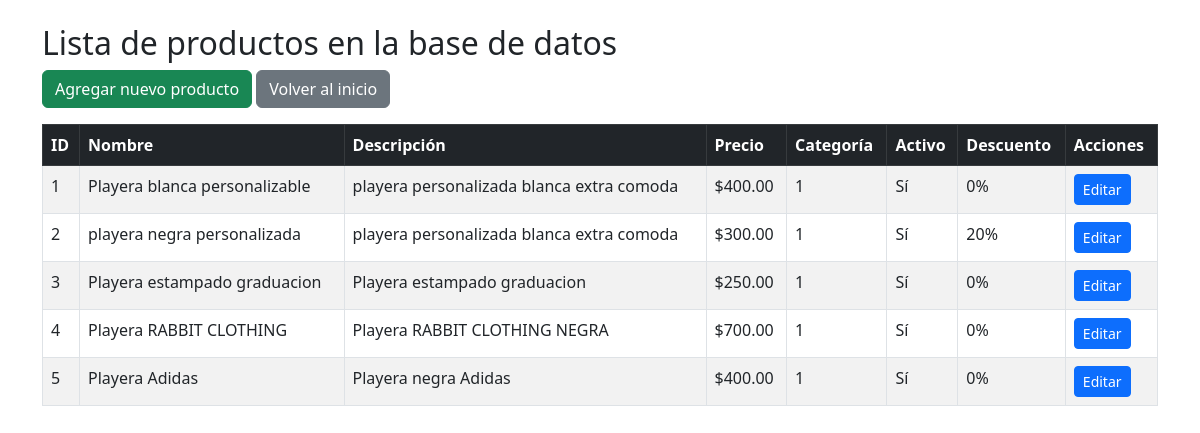
Screenshot of /admin/visualizar.php with the database file from the repository.
### tables this page shows
CREATE TABLE productos (
        id INTEGER PRIMARY KEY AUTOINCREMENT,
        nombre TEXT NOT NULL,
        descrpcion TEXT NOT NULL,
        precio REAL NOT NULL,
        id_categoria INTEGER NOT NULL,
        activo INTEGER NOT NULL,
        descuento INTEGER NOT NULL
    );

### admin/visualizar.php (the view, shortened to what this page needs)
<?php
$db = new Database();
$con = $db->conectar();
$sql = $con->query("SELECT * FROM productos ORDER BY id ASC");
$productos = $sql->fetchAll(PDO::FETCH_ASSOC);
?>
<!DOCTYPE html>
<html lang="es">
<head>
    <link href="https://cdn.jsdelivr.net/npm/bootstrap@5.3.0/dist/css/bootstrap.min.css" rel="stylesheet">
</head>
<body class="container py-4">
    <h2>Lista de productos en la base de datos</h2>
    <a href="add.php" class="btn btn-success mb-3">Agregar nuevo producto</a>
    <a href="../index.php" class="btn btn-secondary mb-3">Volver al inicio</a>
    <?php if (count($productos) > 0): ?>
        <table class="table table-bordered table-striped">
            <thead class="table-dark">
                <tr>
                    <th>ID</th>
                    <th>Nombre</th>
                    <th>Descripción</th>
                    <th>Precio</th>
                    <th>Categoría</th>
                    <th>Activo</th>
                    <th>Descuento</th>
                    <th>Acciones</th>
                </tr>
            </thead>
            <tbody>
                <?php foreach ($productos as $producto): ?>
                    <tr>
                        <td><?php echo $producto['id']; ?></td>
                        <td><?php echo htmlspecialchars($producto['nombre']); ?></td>
                        <td><?php echo htmlspecialchars($producto['descrpcion']); ?></td>
                        <td>$<?php echo number_format($producto['precio'], 2); ?></td>
                        <td><?php echo $producto['id_categoria']; ?></td>
                        <td><?php echo $producto['activo'] ? 'Sí' : 'No'; ?></td>
                        <td><?php echo $producto['descuento']; ?>%</td>
                        <td>
                            <a href="editar.php?id=<?php echo $producto['id']; ?>" class="btn btn-sm btn-primary">Editar</a>
                        </td>
                    </tr>
                <?php endforeach; ?>
            </tbody>
        </table>
    <?php else: ?>
        <p class="alert alert-warning">No hay productos registrados.</p>
    <?php endif; ?>
</body>
</html>

### rows the page displays
productos: id "1", nombre "Playera blanca personalizable", descrpcion "playera personalizada blanca extra comoda", precio "400.00", id_categoria "1", activo "Sí", descuento "0"
productos: id "2", nombre "playera negra personalizada", descrpcion "playera personalizada blanca extra comoda", precio "300.00", id_categoria "1", activo "Sí", descuento "20"
productos: id "3", nombre "Playera estampado graduacion", descrpcion "Playera estampado graduacion", precio "250.00", id_categoria "1", activo "Sí", descuento "0"
productos: id "4", nombre "Playera RABBIT CLOTHING", descrpcion "Playera RABBIT CLOTHING NEGRA", precio "700.00", id_categoria "1", activo "Sí", descuento "0"
productos: id "5", nombre "Playera Adidas", descrpcion "Playera negra Adidas", precio "400.00", id_categoria "1", activo "Sí", descuento "0"
